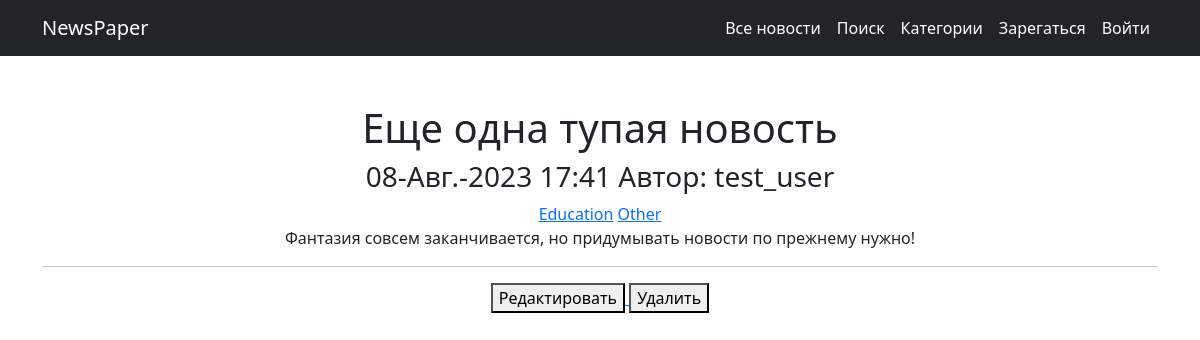
Screenshot of /24 with the database file from the repository.
### news/models.py (models this page shows, shortened)
class Post(models.Model):
    news = 'NW'
    article = 'AR'
    TYPES = [
        (news, 'Новость'),
        (article, 'Статья'),
    ]
    author = models.ForeignKey(Author, on_delete=models.CASCADE)
    categoryType = models.CharField(max_length=2, choices=TYPES, default=news)
    dateCreation = models.DateTimeField(auto_now_add=True)
    postCategory = models.ManyToManyField(Category, through='PostCategory')
    title = models.CharField(max_length=128)
    text = models.TextField()
    rating = models.SmallIntegerField(default=0)

class Author(models.Model):
    authorUser = models.OneToOneField(User, on_delete=models.CASCADE)
    ratingAuthor = models.SmallIntegerField(default=0)
    def __str__(self):
        return self.authorUser.username

class Category(models.Model):
    name = models.CharField(max_length=64, unique=True)
    subscribers = models.ManyToManyField(User, blank=True)
    def __str__(self):
        return self.name

### news/views.py (the view)
# urls.py: path('<int:pk>', cache_page(10)(NewsDetail.as_view()), name='news_detail'),
class NewsDetail(DetailView):
    model = Post
    template_name = 'det_news.html'
    context_object_name = 'det_news'

### news/templatetags/custom_filters.py (called while the page is built)
@register.filter(name='censor')
def censor(text):
    forbidden_vocabulary = ['nba', 'нба']
    for i in forbidden_vocabulary:
        text = text.replace(i, '<!запрещенная в РФ организация>')
        text = text.replace(i.upper(), '<!запрещенная в РФ организация>')
    return text

### templates/det_news.html (shortened to what this page needs)
{% extends 'default.html' %}
{% load custom_filters %}
{% block content %}
<h1>{{ det_news.title|censor }}</h1>
<h3>{{ det_news.dateCreation|date:'d-N-Y H:i' }} Автор: {{ det_news.author }}</h3>
{% for c in det_news.postCategory.filter %}
<a href="{% url 'cat_detail' c.id %}">{{ c }}</a>
{% endfor %}
<p>{{ det_news.text|censor }}</p>
<hr>
<a href="{% url 'post_update' det_news.id %}">
    <button>Редактировать</button>
</a>
<a href="{% url 'post_delete' det_news.id %}">
    <button>Удалить</button>
</a>
{% endblock content %}

### rows the page displays
Post: title|censor "Еще одна тупая новость", dateCreation "08-Авг.-2023 17:41", author "test_user", text|censor "Фантазия совсем заканчивается, но придумывать новости по прежнему нужно!"
Category: name "Education"
Category: name "Other"
